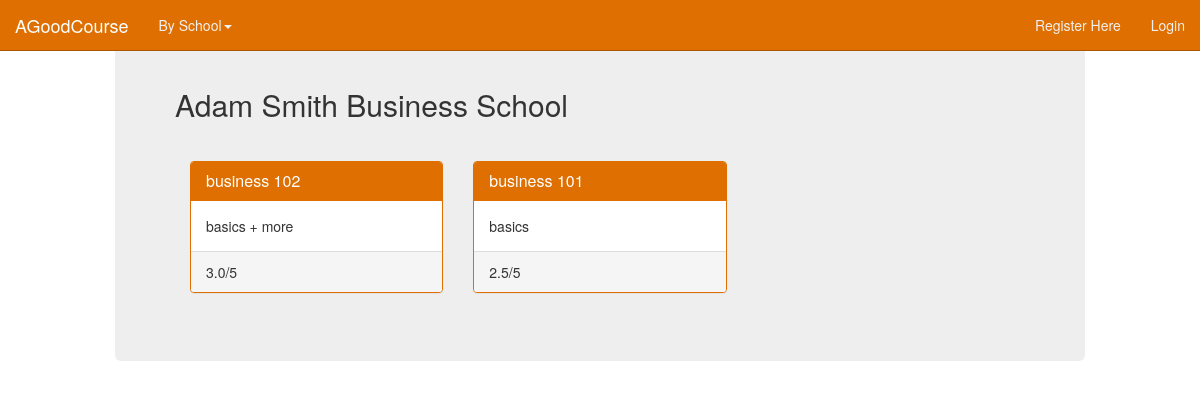
Screenshot of /AGoodCourse/school/business/ with the database file from the repository.
### good_course/models.py (models this page shows, shortened)
class School(models.Model):
        name = models.CharField(max_length=128, unique=True)
        tag = models.CharField(max_length=20, unique=True)

class Course(models.Model):
        school_choices = (
                ('business', 'Adam Smith Business School'),
                ('cardiovascular', 'Institute of Cardiovascular and Med Sci'),
                ('architecture', 'Mackintosh School of Architecture'),
                ('chemistry', 'School of Chemistry'),
                ('computing', 'School of Computing Science'),
                ('critical', 'School of Critical Studies'),
                ('culture', 'School of Culture and Creative Arts'),
                ('education', 'School of Education'),
                ('engineering', 'School of Engineering'),
                ('geography', 'School of Geography and Earth Sciences'),
                ('humanities', 'School of Humanities'),
                ('interdisciplinary', 'School of Interdisciplinary Studies'),
                ('law', 'School of Law'),
                ('life', 'School of Life Sciences'),
                ('maths', 'School of Mathematics and Statistics'),
                ('medicine', 'School of Medicine'),
                ('mlc', 'School of MLC'),
                ('physics', 'School of Physics and Astronomy'),
                ('psychology', 'School of Psychology'),
                ('social', 'School of Social and Political Sciences'),
                ('veterinary', 'School of Veterinary Medicine')
                )
        school_tag = models.CharField(max_length=20, choices=school_choices)
        school = models.ForeignKey(School)
        title = models.CharField(max_length=128,)
        slug = models.SlugField(unique=True)
        description = models.CharField(max_length=256)
        lecturer = models.CharField(max_length=128)
        total_rating = models.IntegerField(default=0)
        quantity_ratings = models.IntegerField(default=0)
        average_rating = models.DecimalField(max_digits=2, decimal_places=1)
        raters = models.ManyToManyField(User, blank=True)

### good_course/views.py (the view)
# urls.py: url(r'^school/(?P<school_tag>[\w\-]+)/$', views.school, name='school'),
def school(request, school_tag):
    context_dict = {}
    try:
        school = School.objects.get(tag=school_tag)
        context_dict['school_name'] = school.name
        context_dict['school_tag'] = school.tag
        course_list1 = Course.objects.filter(school=school).order_by('-average_rating')[:3]
        course_list2 = Course.objects.filter(school=school).order_by('-average_rating')[3:6]
        course_list3 = Course.objects.filter(school=school).order_by('-average_rating')[6:9]
        context_dict['top_courses'] = course_list1
        context_dict['mid_courses'] = course_list2
        context_dict['bot_courses'] = course_list3
        context_dict['school'] = school
    except School.DoesNotExist:
        pass
    return render(request, 'good_course/school.html', context_dict)

### templates/good_course/school.html (shortened to what this page needs)
{% extends 'good_course/base.html' %}
{% load staticfiles %}
{% block body_block %}
<div class="jumbotron">
    <div class="page-header">
		<h2>{{ school_name }}</h1>
	</div>
    {% if school %}
        <div class="container">
		{% if top_courses %}
			<div class="row placeholders">
				{% for course in top_courses %}
				<div class="col-sm-4">
					<div class ="panel panel-primary">
						<div class="panel-heading">
							<h3 class="panel-title"><a href="{% url 'course'  course.slug %}">{{ course.title }}</a></h3>
						</div>
						<div class = "panel-body">
							{{ course.description }}
						</div>
						<div class = "panel-footer">
							{{ course.average_rating }}/5
						</div>
					</div>
				</div>
				{% endfor %}
			</div>
		{% else %}
			<strong>No courses currently for this school.</strong>
		{% endif %}
		</div>
    {% else %}
		The specified school {{ school_name }} does not exist!
    {% endif %}
</div>
{% endblock %}

### rows the page displays
School: name "Adam Smith Business School"
Course: title "business 102", description "basics + more", average_rating "3.0"
Course: title "business 101", description "basics", average_rating "2.5"
